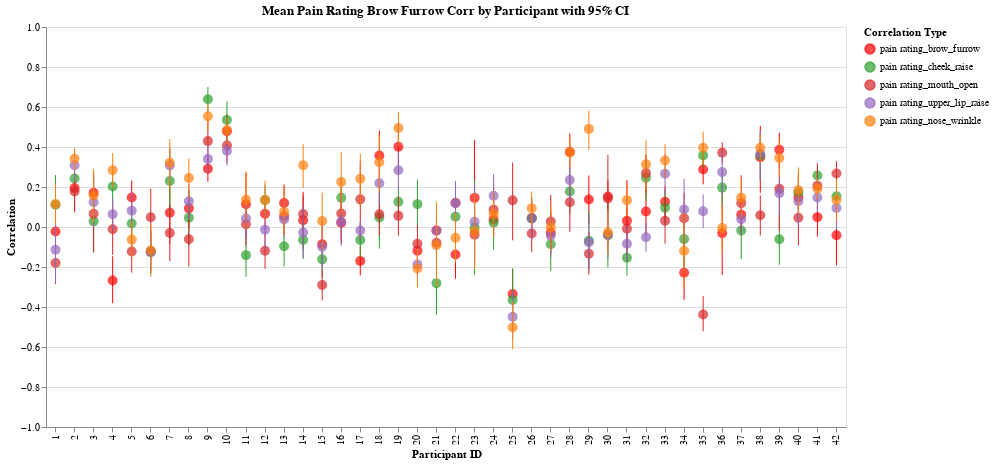

The cell this chart's notebook holds for it:
### Code cell
plots = {}

for feature in facial_features:
    col1, col2 = "pain_rating", feature

    corr_by_trial = calculate_correlations_by_trial(df, col1, col2)
    corr_by_participant = aggregate_correlations_fisher_z(
        corr_by_trial, col1, col2, "participant_id", include_ci=True
    )
    plot_correlations_by_trial(corr_by_trial, col1, col2)
    plots[feature] = plot_correlations_by_participant(
        corr_by_participant, col1, col2, with_config=False, color_map=COLORS
    )

combined_chart = (
    plots["brow_furrow"]
    + plots["cheek_raise"]
    + plots["mouth_open"]
    + plots["upper_lip_raise"]
    + plots["nose_wrinkle"]
)
combined_chart
